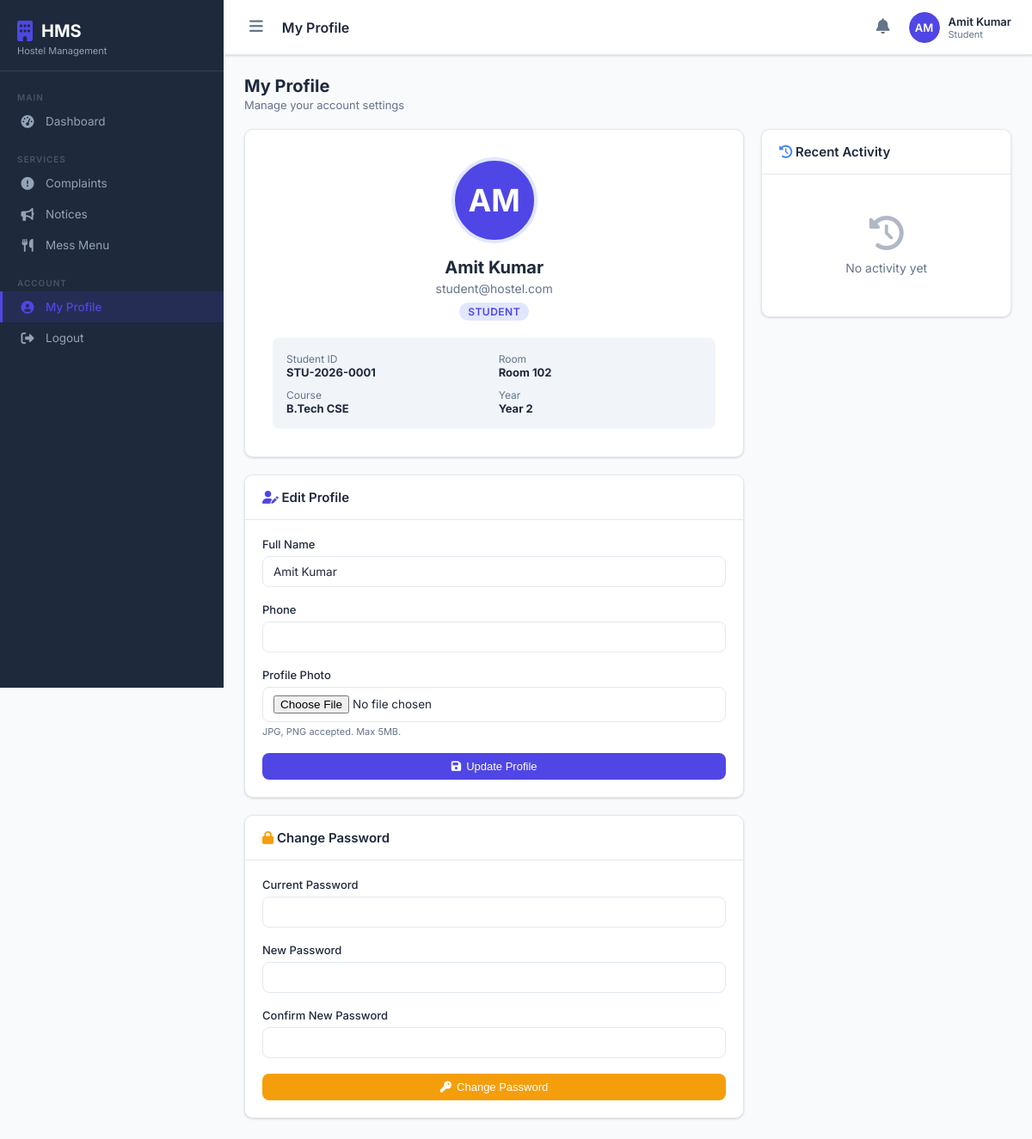
The app's page /php/profile.php (signed in) with its own data.
### tables this page shows
CREATE TABLE users (
    id INT AUTO_INCREMENT PRIMARY KEY,
    name VARCHAR(100) NOT NULL,
    email VARCHAR(100) UNIQUE NOT NULL,
    password VARCHAR(255) NOT NULL,
    role ENUM('admin','warden','student') NOT NULL DEFAULT 'student',
    phone VARCHAR(15),
    profile_photo VARCHAR(255),
    is_active TINYINT(1) DEFAULT 1,
    created_at TIMESTAMP DEFAULT CURRENT_TIMESTAMP,
    updated_at TIMESTAMP DEFAULT CURRENT_TIMESTAMP ON UPDATE CURRENT_TIMESTAMP
);

CREATE TABLE students (
    id INT AUTO_INCREMENT PRIMARY KEY,
    user_id INT NOT NULL,
    student_id VARCHAR(20) UNIQUE NOT NULL,
    name VARCHAR(100) NOT NULL,
    email VARCHAR(100) NOT NULL,
    phone VARCHAR(15),
    dob DATE,
    gender ENUM('male','female','other'),
    address TEXT,
    guardian_name VARCHAR(100),
    guardian_phone VARCHAR(15),
    course VARCHAR(100),
    year_of_study INT,
    admission_date DATE,
    photo VARCHAR(255),
    room_id INT,
    status ENUM('active','inactive','alumni') DEFAULT 'active',
    created_at TIMESTAMP DEFAULT CURRENT_TIMESTAMP,
    FOREIGN KEY (user_id) REFERENCES users(id) ON DELETE CASCADE
);

CREATE TABLE rooms (
    id INT AUTO_INCREMENT PRIMARY KEY,
    room_number VARCHAR(10) UNIQUE NOT NULL,
    floor INT NOT NULL,
    room_type ENUM('single','double','triple','dormitory') NOT NULL,
    capacity INT NOT NULL,
    occupied INT DEFAULT 0,
    monthly_rent DECIMAL(10,2) NOT NULL,
    amenities TEXT,
    status ENUM('available','full','maintenance','reserved') DEFAULT 'available',
    created_at TIMESTAMP DEFAULT CURRENT_TIMESTAMP
);

### php/profile.php (the view, shortened to what this page needs)
<?php
$db = getDB();
$user = $db->query("SELECT * FROM users WHERE id={$_SESSION['user_id']}")->fetch_assoc();
$studentInfo = null;
if ($user['role'] === 'student') {
    $studentInfo = $db->query("
        SELECT s.*, r.room_number, r.room_type, r.monthly_rent
        FROM students s
        LEFT JOIN room_allotments ra ON ra.student_id=s.id AND ra.status='active'
        LEFT JOIN rooms r ON r.id=ra.room_id
        WHERE s.user_id={$_SESSION['user_id']}
    ")->fetch_assoc();
}
$activity = $db->query("
    SELECT * FROM activity_log WHERE user_id={$_SESSION['user_id']}
    ORDER BY created_at DESC LIMIT 8
")->fetch_all(MYSQLI_ASSOC);
require_once '../includes/header.php';
?>
<div class="page-header">
    <div><h2>My Profile</h2><p>Manage your account settings</p></div>
</div>
<div class="dashboard-grid">
    <div>
        <div class="card" style="margin-bottom:20px">
            <div class="card-body" style="text-align:center;padding:32px">
                <div style="margin-bottom:16px">
                    <?php if (!empty($user['profile_photo'])): ?>
                        <img src="<?= UPLOAD_URL.$user['profile_photo'] ?>" alt="Profile"
                             style="width:100px;height:100px;border-radius:50%;object-fit:cover;border:4px solid var(--primary-light)">
                    <?php else: ?>
                        <div style="width:100px;height:100px;border-radius:50%;background:var(--primary);
                                    display:flex;align-items:center;justify-content:center;
                                    font-size:36px;font-weight:700;color:white;margin:0 auto;
                                    border:4px solid var(--primary-light)">
                            <?= strtoupper(substr($user['name'],0,2)) ?>
                        </div>
                    <?php endif; ?>
                </div>
                <h3 style="font-size:20px;font-weight:700"><?= htmlspecialchars($user['name']) ?></h3>
                <p style="color:var(--gray);margin-top:4px"><?= htmlspecialchars($user['email']) ?></p>
                <span class="badge badge-<?= $user['role']==='admin'?'danger':($user['role']==='warden'?'warning':'primary') ?>" style="margin-top:8px;font-size:12px">
                    <?= ucfirst($user['role']) ?>
                </span>
                <?php if ($studentInfo): ?>
                <div style="margin-top:20px;padding:16px;background:var(--light-gray);border-radius:8px;text-align:left">
                    <div style="display:grid;grid-template-columns:1fr 1fr;gap:10px;font-size:13px">
                        <div><span class="text-muted">Student ID</span><br><strong><?= $studentInfo['student_id'] ?></strong></div>
                        <div><span class="text-muted">Room</span><br><strong><?= $studentInfo['room_number'] ? 'Room '.$studentInfo['room_number'] : 'Not allotted' ?></strong></div>
                        <div><span class="text-muted">Course</span><br><strong><?= htmlspecialchars($studentInfo['course'] ?? '—') ?></strong></div>
                        <div><span class="text-muted">Year</span><br><strong>Year <?= $studentInfo['year_of_study'] ?? '—' ?></strong></div>
                    </div>
                </div>
                <?php endif; ?>
            </div>
        </div>
        <div class="card" style="margin-bottom:20px">
            <div class="card-header"><h3><i class="fas fa-user-edit" style="color:var(--primary)"></i> Edit Profile</h3></div>
            <div class="card-body">
                <form method="POST" enctype="multipart/form-data">
                    <div class="form-group">
                        <label class="form-label">Full Name</label>
                        <input type="text" name="name" class="form-control" value="<?= htmlspecialchars($user['name']) ?>" required>
                    </div>
                    <div class="form-group">
                        <label class="form-label">Phone</label>
                        <input type="text" name="phone" class="form-control" value="<?= htmlspecialchars($user['phone'] ?? '') ?>">
                    </div>
                    <div class="form-group">
                        <label class="form-label">Profile Photo</label>
                        <input type="file" name="photo" class="form-control" accept="image/*">
                        <div class="form-hint">JPG, PNG accepted. Max 5MB.</div>
                    </div>
                    <button type="submit" class="btn btn-primary" style="width:100%;justify-content:center">
                        <i class="fas fa-save"></i> Update Profile
                    </button>
                </form>
            </div>
        </div>
        <div class="card">
            <div class="card-header"><h3><i class="fas fa-lock" style="color:var(--warning)"></i> Change Password</h3></div>
            <div class="card-body">
                <form method="POST">
                    <div class="form-group">
                        <label class="form-label">Current Password</label>
                        <input type="password" name="current_password" class="form-control" required>
                    </div>
                    <div class="form-group">
                        <label class="form-label">New Password</label>
                        <input type="password" name="new_password" class="form-control" required minlength="6">
                    </div>
                    <div class="form-group">
                        <label class="form-label">Confirm New Password</label>
                        <input type="password" name="confirm_password" class="form-control" required>
                    </div>
                    <button type="submit" class="btn btn-warning" style="width:100%;justify-content:center">
                        <i class="fas fa-key"></i> Change Password
                    </button>
                </form>
            </div>
        </div>
    </div>
    <div>
        <div class="card">
            <div class="card-header"><h3><i class="fas fa-history" style="color:var(--info)"></i> Recent Activity</h3></div>
            <div class="card-body" style="padding:0">
                <?php if (empty($activity)): ?>
                    <div class="empty-state"><i class="fas fa-history"></i><p>No activity yet</p></div>
                <?php endif; ?>
            </div>
        </div>
    </div>
</div>
<?php require_once '../includes/footer.php'; ?>

### css/style.css (style rules this page uses)
:root { --primary: #4f46e5; --primary-dark: #3730a3; --primary-light: #e0e7ff; --secondary: #10b981; --secondary-light: #d1fae5; --danger: #ef4444; --danger-light: #fee2e2; --warning: #f59e0b; --warning-light: #fef3c7; --info: #3b82f6; --info-light: #dbeafe; --dark: #1e293b; --gray: #64748b; --light-gray: #f1f5f9; --border: #e2e8f0; --white: #ffffff; --sidebar-width: 260px; --topbar-height: 64px; --radius: 10px; --shadow: 0 1px 3px rgba(0,0,0,0.1), 0 1px 2px rgba(0,0,0,0.06); --shadow-md: 0 4px 6px rgba(0,0,0,0.07), 0 2px 4px rgba(0,0,0,0.05); --shadow-lg: 0 10px 15px rgba(0,0,0,0.1), 0 4px 6px rgba(0,0,0,0.05); --transition: all 0.3s ease; }
*, *::before, *::after { box-sizing: border-box; margin: 0; padding: 0; }
body { font-family: 'Inter', sans-serif; background: #f8fafc; color: var(--dark); display: flex; min-height: 100vh; font-size: 14px; }
.card { background: var(--white); border-radius: var(--radius); box-shadow: var(--shadow); border: 1px solid var(--border); overflow: hidden; }
.card-header { padding: 16px 20px; border-bottom: 1px solid var(--border); display: flex; align-items: center; justify-content: space-between; background: var(--white); }
.card-header h3 { font-size: 15px; font-weight: 600; }
.card-body { padding: 20px; }
.badge { display: inline-flex; align-items: center; padding: 3px 10px; border-radius: 20px; font-size: 11px; font-weight: 600; text-transform: uppercase; letter-spacing: 0.04em; }
.badge-primary { background: var(--primary-light); color: var(--primary); }
.btn { display: inline-flex; align-items: center; gap: 6px; padding: 8px 16px; border-radius: 8px; font-size: 13px; font-weight: 500; border: none; cursor: pointer; transition: var(--transition); white-space: nowrap; }
.btn-primary { background: var(--primary); color: white; }
.btn-warning { background: var(--warning); color: white; }
.form-group { margin-bottom: 18px; }
.form-label { display: block; font-size: 13px; font-weight: 500; margin-bottom: 6px; color: var(--dark); }
.form-control { width: 100%; padding: 9px 12px; border: 1px solid var(--border); border-radius: 8px; font-size: 13.5px; font-family: inherit; background: var(--white); color: var(--dark); transition: var(--transition); }
.form-hint { font-size: 11px; color: var(--gray); margin-top: 4px; }
.dashboard-grid { display: grid; grid-template-columns: 2fr 1fr; gap: 20px; }
.page-header { display: flex; align-items: center; justify-content: space-between; margin-bottom: 20px; }
.page-header h2 { font-size: 20px; font-weight: 700; }
.page-header p { font-size: 13px; color: var(--gray); margin-top: 2px; }
.empty-state { padding: 48px 20px; text-align: center; color: var(--gray); }
.empty-state i { font-size: 40px; margin-bottom: 12px; opacity: 0.5; }
.empty-state p { font-size: 14px; }
.text-muted { color: var(--gray); font-size: 12px; }

### records on screen
users: name "AM", name "Amit Kumar", email "student@hostel.com", role "STUDENT"
students: student "STU-2026-0001", room.room_number "102", course "B.Tech CSE", year_of_study "2"

### other values on screen
$pageTitle "My Profile"
substr($_SESSION['name'], 0, 2) "AM"
$_SESSION['name'] "Amit Kumar"
$_SESSION['role'] "Student"
